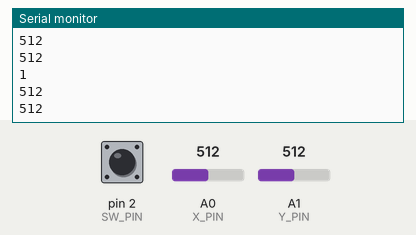
This sketch was run on a simulated Arduino Uno, built with avr-gcc and run on an emulated ATmega328P. Shown: the last lines printed to the serial monitor. The inputs (shaded band) are chosen by the test bench; at power-on: A0 (X_PIN) = 512, A1 (Y_PIN) = 512, pin 2 (SW_PIN) HIGH.

Above: at 1.2 s.
1.3 s: A0 (X_PIN) set to 716
At 1.49 s:
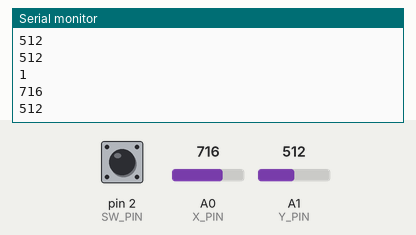
2.8 s: A1 (Y_PIN) set to 306
At 3.0 s:
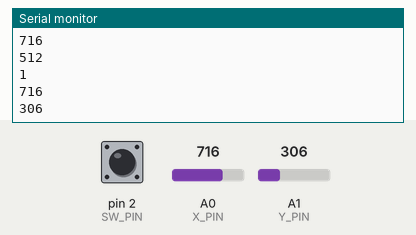
4.3 s: pin 2 (SW_PIN) pulled LOW for 0.15 s
5.9 s: A0 (X_PIN) set to 900
At 6.16 s:
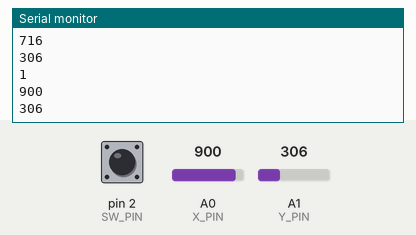
7.4 s: A1 (Y_PIN) set to 122
At 7.67 s:
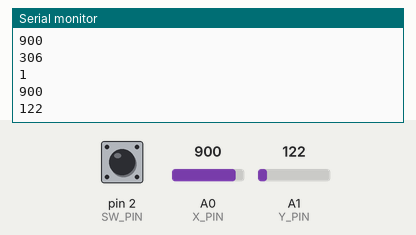
Timing chart, 0 to 9.9 s (numbered marks = the images above; inputs shaded):
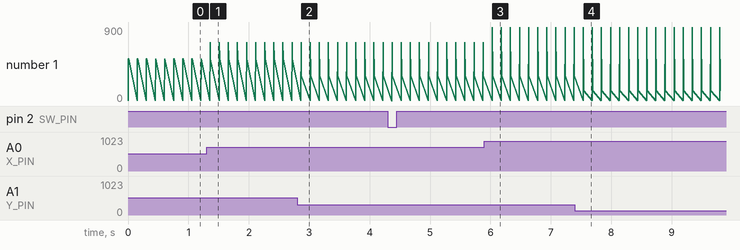

The sketch:

Joystick.ino
```cpp
#define SW_PIN   2 // Digital pin ID connected to switch output
#define X_PIN    0 // Analog pin ID connected to X output
#define Y_PIN    1 // Analog pin ID connected to Y output

#define SERIAL_SPEED  9600 // [b/s] Serial communication speed

void setup() {
  pinMode(SW_PIN, INPUT);
  digitalWrite(SW_PIN, HIGH);
  Serial.begin(9600);
}

void loop() {

  Serial.println(digitalRead(SW_PIN));
  Serial.println(analogRead(X_PIN));
  Serial.println(analogRead(Y_PIN));
  delay(150);
}
```

Measured:
- after the input at 1.3 s, the serial monitor: prints a new line after 0.06 s (image 1)
- after the input at 2.8 s, the serial monitor: prints a new line after 0.07 s (image 2)
- after the input at 5.9 s, the serial monitor: prints a new line after 0.13 s (image 3)
- after the input at 7.4 s, the serial monitor: prints a new line after 0.14 s (image 4)
- plotted number 1: 512 → 306 after the input at 2.8 s, 306 → 122 after the input at 7.4 s
